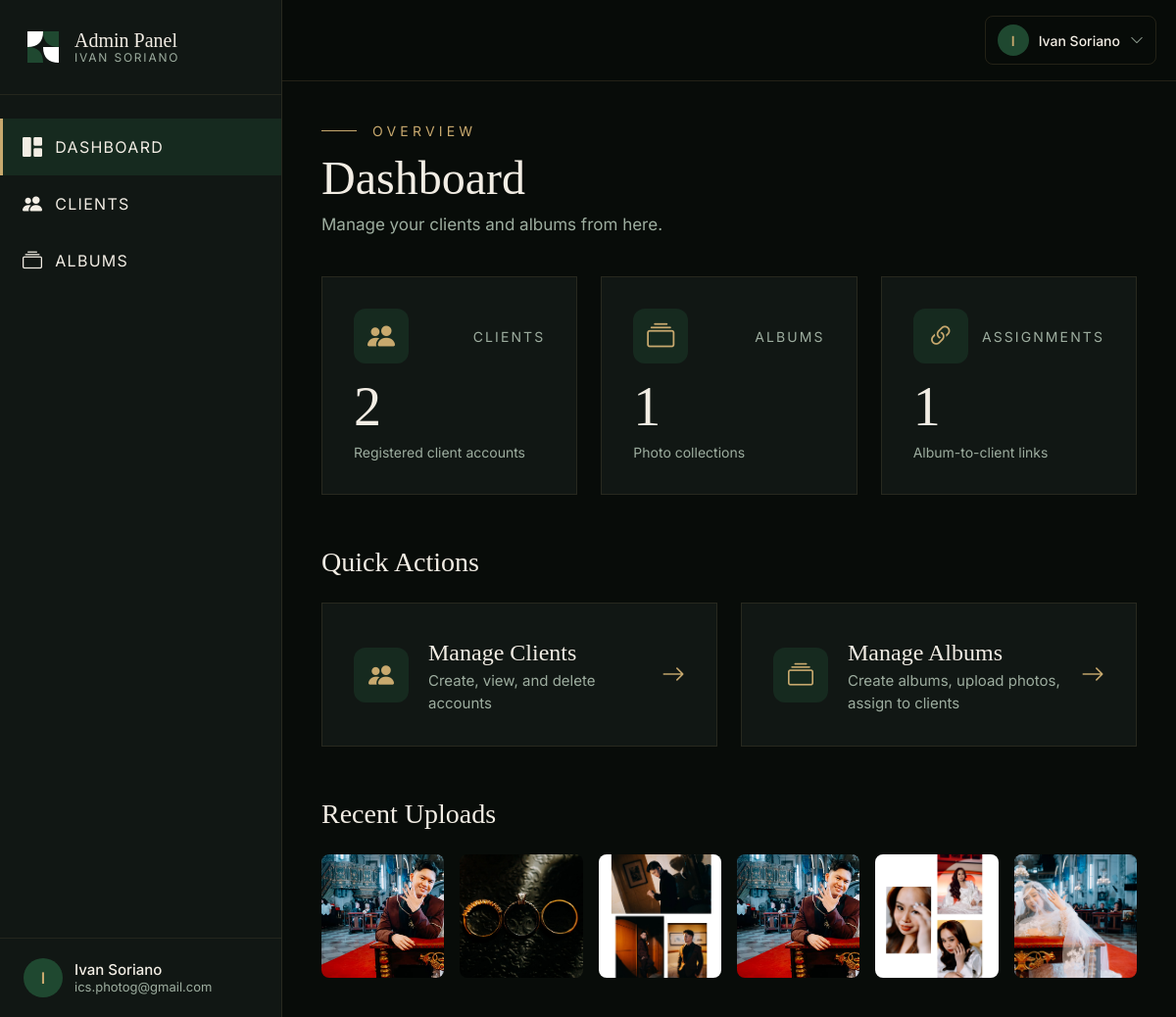
The page /admin/dashboard (signed in) on the database its author committed.
### models.py (models this page shows, shortened)
class User(UserMixin, db.Model):
    __tablename__ = "users"
    id = db.Column(db.Integer, primary_key=True)
    email = db.Column(db.String(120), unique=True, nullable=False)
    password_hash = db.Column(db.String(256), nullable=False)
    role = db.Column(db.String(20), nullable=False, default="client")  # 'admin' or 'client'
    name = db.Column(db.String(100), nullable=False, default="")
    created_at = db.Column(db.DateTime, default=datetime.utcnow)
    assignments = db.relationship("PhotoAssignment", backref="client", foreign_keys="PhotoAssignment.client_id", cascade="all, delete-orphan")
    @property
    def is_admin(self):
        return self.role == "admin"

class Photo(db.Model):
    __tablename__ = "photos"
    id = db.Column(db.Integer, primary_key=True)
    filename = db.Column(db.String(255), nullable=False)
    original_name = db.Column(db.String(255), nullable=False)
    title = db.Column(db.String(200), nullable=True)
    uploaded_at = db.Column(db.DateTime, default=datetime.utcnow)
    uploaded_by = db.Column(db.Integer, db.ForeignKey("users.id"), nullable=True)
    uploader = db.relationship("User", foreign_keys=[uploaded_by])
    assignments = db.relationship("PhotoAssignment", backref="photo", cascade="all, delete-orphan")

### admin.py (the view)
@admin_bp.route("/dashboard")
@admin_required
def dashboard():
    total_clients = User.query.filter_by(role="client").count()
    total_albums = Album.query.count()
    total_assignments = AlbumAssignment.query.count()
    recent_photos = Photo.query.order_by(Photo.uploaded_at.desc()).limit(6).all()
    return render_template("admin/dashboard.html",
                           total_clients=total_clients,
                           total_albums=total_albums,
                           total_assignments=total_assignments,
                           recent_photos=recent_photos)

### admin.py (called while the page is built)
def admin_required(f):
    @wraps(f)
    @login_required
    def decorated(*args, **kwargs):
        if not current_user.is_admin:
            return redirect(url_for("client.gallery"))
        return f(*args, **kwargs)
    return decorated

### app.py (called while the page is built)
@login_manager.user_loader
def load_user(user_id):
    return User.query.get(int(user_id))

### templates/admin/dashboard.html
{% extends "admin/base.html" %}
{% block content %}
<div class="admin-animate">
  <div class="mb-10">
    <div class="flex items-center gap-4 mb-3">
      <div style="width: 36px; height: 1px; background-color: var(--isp-gold);"></div>
      <span class="uppercase" style="font-family: var(--font-body); color: var(--isp-gold); letter-spacing: 0.3em; font-size: 14px;">Overview</span>
    </div>
    <h1 style="font-family: var(--font-display); color: var(--isp-cream); font-size: 48px; font-weight: 300; line-height: 1.1;">Dashboard</h1>
    <p class="mt-2" style="color: var(--isp-text-muted); font-size: 17px;">Manage your clients and albums from here.</p>
  </div>
  <div class="grid grid-cols-1 md:grid-cols-3 gap-6 mb-12">
    <div class="admin-card p-8">
      <div class="flex items-center justify-between mb-4">
        <div class="w-14 h-14 rounded-xl flex items-center justify-center" style="background-color: rgba(31,72,48,0.4);">
          <i class="bi bi-people-fill" style="font-size: 28px; color: var(--isp-gold);"></i>
        </div>
        <span class="uppercase" style="font-size: 14px; letter-spacing: 0.15em; color: var(--isp-text-muted);">Clients</span>
      </div>
      <p style="font-family: var(--font-display); color: var(--isp-cream); font-size: 56px; font-weight: 300; line-height: 1;">{{ total_clients }}</p>
      <p class="mt-2" style="color: var(--isp-text-muted); font-size: 14px;">Registered client accounts</p>
    </div>
    <div class="admin-card p-8">
      <div class="flex items-center justify-between mb-4">
        <div class="w-14 h-14 rounded-xl flex items-center justify-center" style="background-color: rgba(31,72,48,0.4);">
          <i class="bi bi-collection" style="font-size: 28px; color: var(--isp-gold);"></i>
        </div>
        <span class="uppercase" style="font-size: 14px; letter-spacing: 0.15em; color: var(--isp-text-muted);">Albums</span>
      </div>
      <p style="font-family: var(--font-display); color: var(--isp-cream); font-size: 56px; font-weight: 300; line-height: 1;">{{ total_albums }}</p>
      <p class="mt-2" style="color: var(--isp-text-muted); font-size: 14px;">Photo collections</p>
    </div>
    <div class="admin-card p-8">
      <div class="flex items-center justify-between mb-4">
        <div class="w-14 h-14 rounded-xl flex items-center justify-center" style="background-color: rgba(31,72,48,0.4);">
          <i class="bi bi-link-45deg" style="font-size: 28px; color: var(--isp-gold);"></i>
        </div>
        <span class="uppercase" style="font-size: 14px; letter-spacing: 0.15em; color: var(--isp-text-muted);">Assignments</span>
      </div>
      <p style="font-family: var(--font-display); color: var(--isp-cream); font-size: 56px; font-weight: 300; line-height: 1;">{{ total_assignments }}</p>
      <p class="mt-2" style="color: var(--isp-text-muted); font-size: 14px;">Album-to-client links</p>
    </div>
  </div>
  <h2 class="mb-5" style="font-family: var(--font-display); color: var(--isp-cream); font-size: 28px; font-weight: 300;">Quick Actions</h2>
  <div class="grid grid-cols-1 md:grid-cols-2 gap-6 mb-12">
    <a href="/admin/clients" class="admin-card p-8 flex items-center justify-between">
      <div class="flex items-center gap-5">
        <div class="w-14 h-14 rounded-xl flex items-center justify-center flex-shrink-0" style="background-color: rgba(31,72,48,0.4);">
          <i class="bi bi-people-fill" style="font-size: 26px; color: var(--isp-gold);"></i>
        </div>
        <div>
          <p style="font-family: var(--font-display); color: var(--isp-cream); font-size: 24px;">Manage Clients</p>
          <p style="color: var(--isp-text-muted); font-size: 15px;">Create, view, and delete accounts</p>
        </div>
      </div>
      <i class="bi bi-arrow-right" style="font-size: 24px; color: var(--isp-gold);"></i>
    </a>
    <a href="/admin/albums" class="admin-card p-8 flex items-center justify-between">
      <div class="flex items-center gap-5">
        <div class="w-14 h-14 rounded-xl flex items-center justify-center flex-shrink-0" style="background-color: rgba(31,72,48,0.4);">
          <i class="bi bi-collection" style="font-size: 26px; color: var(--isp-gold);"></i>
        </div>
        <div>
          <p style="font-family: var(--font-display); color: var(--isp-cream); font-size: 24px;">Manage Albums</p>
          <p style="color: var(--isp-text-muted); font-size: 15px;">Create albums, upload photos, assign to clients</p>
        </div>
      </div>
      <i class="bi bi-arrow-right" style="font-size: 24px; color: var(--isp-gold);"></i>
    </a>
  </div>
  {% if recent_photos %}
  <div>
    <h2 class="mb-5" style="font-family: var(--font-display); color: var(--isp-cream); font-size: 28px; font-weight: 300;">Recent Uploads</h2>
    <div class="grid grid-cols-2 md:grid-cols-3 lg:grid-cols-6 gap-4">
      {% for photo in recent_photos %}
      <div class="relative overflow-hidden rounded-lg" style="aspect-ratio: 1/1;">
        <img src="{{ url_for('static', filename='uploads/' + photo.filename) }}" alt="{{ photo.original_name }}" style="width: 100%; height: 100%; object-fit: cover;" />
      </div>
      {% endfor %}
    </div>
  </div>
  {% endif %}
</div>
{% endblock %}

### templates/admin/base.html (shortened to what this page needs)
<!DOCTYPE html>
<html lang="en">
<head>
  <script src="https://cdn.tailwindcss.com"></script>
  <link rel="stylesheet" href="https://cdn.jsdelivr.net/npm/bootstrap-icons@1.11.3/font/bootstrap-icons.min.css">
  <link rel="stylesheet" href="{{ url_for('static', filename='css/styles.css') }}" />
</head>
<body style="background-color: var(--isp-bg); font-family: var(--font-body); min-height: 100vh;">
  <div class="flex min-h-screen">
    <aside class="fixed lg:sticky top-0 left-0 h-screen w-72 z-50 flex flex-col transition-transform duration-300 -translate-x-full lg:translate-x-0"
      id="admin-sidebar"
      style="background-color: var(--isp-bg-card); border-right: 1px solid rgba(200,169,110,0.12);">
      <div class="px-6 py-7" style="border-bottom: 1px solid rgba(200,169,110,0.1);">
        <a href="/admin/dashboard" class="flex items-center gap-3">
          <svg width="40" height="40" viewBox="0 0 100 100" fill="none" xmlns="http://www.w3.org/2000/svg">
            <path d="M10 10 H50 Q50 50 10 50 Z" fill="white" />
            <path d="M50 10 H90 V50 Q50 50 50 10 Z" fill="#1F4830" />
            <path d="M10 50 Q50 50 50 90 H10 Z" fill="#1F4830" />
            <path d="M50 50 Q50 90 90 90 V50 Z" fill="white" />
          </svg>
          <div class="flex flex-col leading-none">
            <span style="font-family: var(--font-display); color: var(--isp-cream); font-size: 20px; font-weight: 400;">
              Admin Panel
            </span>
            <span style="font-family: var(--font-body); color: var(--isp-text-muted); font-size: 12px; letter-spacing: 0.15em; text-transform: uppercase; margin-top: 2px;">
              Ivan Soriano
            </span>
          </div>
        </a>
      </div>
      <nav class="flex-1 py-6 overflow-y-auto">
        <a href="/admin/dashboard" class="admin-nav-link" style="color: var(--isp-cream);">
          <i class="bi bi-grid-1x2-fill" style="font-size: 20px;"></i> Dashboard
        </a>
        <a href="/admin/clients" class="admin-nav-link" style="color: var(--isp-cream);">
          <i class="bi bi-people-fill" style="font-size: 20px;"></i> Clients
        </a>
        <a href="/admin/albums" class="admin-nav-link" style="color: var(--isp-cream);">
          <i class="bi bi-collection" style="font-size: 20px;"></i> Albums
        </a>
      </nav>
      <div class="px-6 py-5" style="border-top: 1px solid rgba(200,169,110,0.1);">
        <div class="flex items-center gap-3">
          <div class="w-10 h-10 rounded-full flex items-center justify-center" style="background-color: var(--isp-green); color: var(--isp-gold); font-size: 16px; font-weight: 600;">
            {{ current_user.name[0] if current_user.name else 'A' }}
          </div>
          <div class="flex flex-col leading-tight">
            <span style="color: var(--isp-cream); font-size: 15px; font-weight: 500;">{{ current_user.name }}</span>
            <span style="color: var(--isp-text-muted); font-size: 13px;">{{ current_user.email }}</span>
          </div>
        </div>
      </div>
    </aside>
    <div class="flex-1 min-w-0">
      <header class="sticky top-0 z-30 flex items-center justify-between px-5 py-4"
        style="background-color: rgba(8,12,9,0.92); backdrop-filter: blur(12px); border-bottom: 1px solid rgba(200,169,110,0.15);">
        <div class="relative">
          <button onclick="toggleUserMenu()" class="flex items-center gap-2.5 px-3 py-2 rounded-lg transition-all hover:bg-isp-green" style="border: 1px solid rgba(200,169,110,0.15);">
            <div class="w-8 h-8 rounded-full flex items-center justify-center" style="background-color: var(--isp-green); color: var(--isp-gold); font-size: 14px; font-weight: 600;">
              {{ current_user.name[0] if current_user.name else 'A' }}
            </div>
            <span class="hidden sm:inline" style="color: var(--isp-cream); font-size: 14px; font-weight: 500;">{{ current_user.name }}</span>
            <i class="bi bi-chevron-down" style="font-size: 14px; color: var(--isp-text-muted);"></i>
          </button>
        </div>
      </header>
      <main class="px-6 lg:px-10 py-10">
        {% block content %}{% endblock %}
      </main>
    </div>
  </div>
</body>
</html>

### static/css/styles.css (style rules this page uses)
:root { --isp-green: #1F4830; --isp-green-light: #2D5A3D; --isp-green-dark: #152E20; --isp-cream: #F2EDE4; --isp-gold: #C8A96E; --isp-bg: #080C09; --isp-bg-card: #111714; --isp-bg-section: #0D120F; --isp-text-muted: #9DAD9F; --font-display: 'Cormorant Garamond', Georgia, serif; --font-body: 'Inter', system-ui, sans-serif; }
* { margin: 0; padding: 0; box-sizing: border-box; }
html, body { height: 100%; }
body { background-color: var(--isp-bg); font-family: var(--font-body); color: var(--isp-cream); -webkit-font-smoothing: antialiased; -moz-osx-font-smoothing: grayscale; }
html { scroll-behavior: smooth; }

### templates/admin/base.html (style rules this page uses)
.admin-nav-link { display: flex; align-items: center; gap: 12px; padding: 14px 20px; font-size: 16px; letter-spacing: 0.08em; text-transform: uppercase; transition: all 0.3s ease; border-left: 3px solid transparent; }
.admin-nav-link.active { background-color: rgba(31,72,48,0.4); border-left-color: var(--isp-gold); color: var(--isp-gold); }
.admin-card { background-color: var(--isp-bg-card); border: 1px solid rgba(200,169,110,0.12); transition: border-color 0.3s ease, transform 0.3s ease; }
.admin-animate { animation: fadeInUp 0.5s ease-out; }

### rows shown on the page
User: name "I", name "Ivan Soriano", email "ics.photog@gmail.com"
Photo: filename+original_name (picture)
Photo: filename+original_name (picture)
Photo: filename+original_name (picture)
Photo: filename+original_name (picture)
Photo: filename+original_name (picture)
Photo: filename+original_name (picture)

### other values the page prints
{{ total_clients }} "2"
{{ total_albums }} "1"
{{ total_assignments }} "1"
